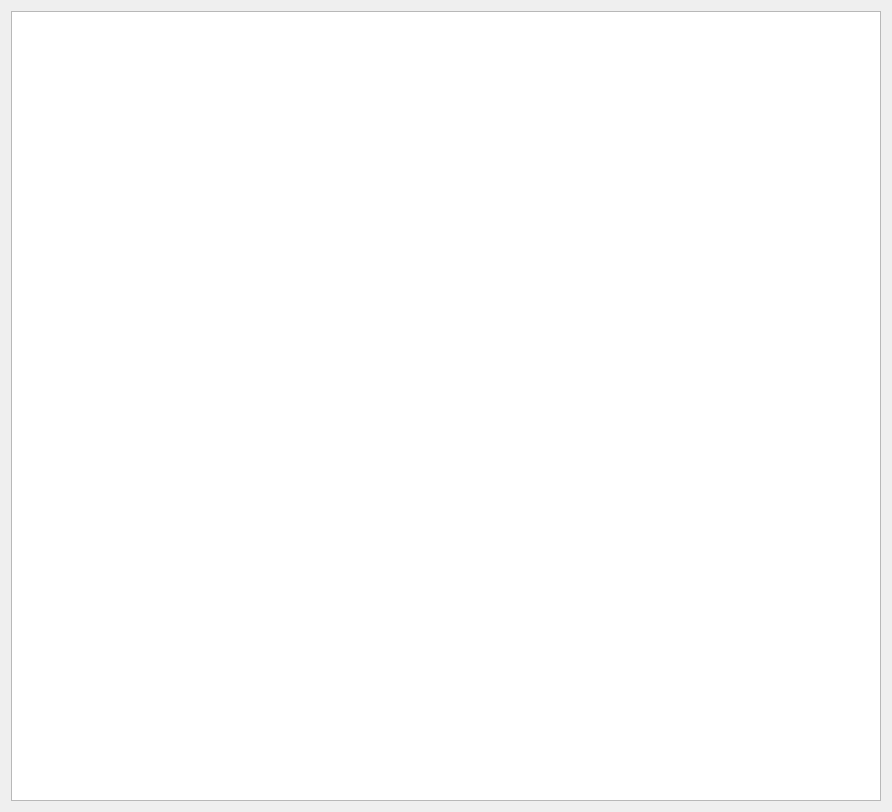
<?xml version="1.0" encoding="UTF-8"?>
<ui version="4.0">
 <class>StationControl</class>
 <widget class="QWidget" name="StationControl">
  <property name="geometry">
   <rect>
    <x>0</x>
    <y>0</y>
    <width>892</width>
    <height>812</height>
   </rect>
  </property>
  <property name="sizePolicy">
   <sizepolicy hsizetype="Expanding" vsizetype="Expanding">
    <horstretch>0</horstretch>
    <verstretch>0</verstretch>
   </sizepolicy>
  </property>
  <property name="minimumSize">
   <size>
    <width>0</width>
    <height>0</height>
   </size>
  </property>
  <property name="windowTitle">
   <string/>
  </property>
  <layout class="QVBoxLayout" name="verticalLayout">
   <item>
    <widget class="QGraphicsView" name="graphicsView"/>
   </item>
  </layout>
 </widget>
 <resources/>
 <connections/>
</ui>
